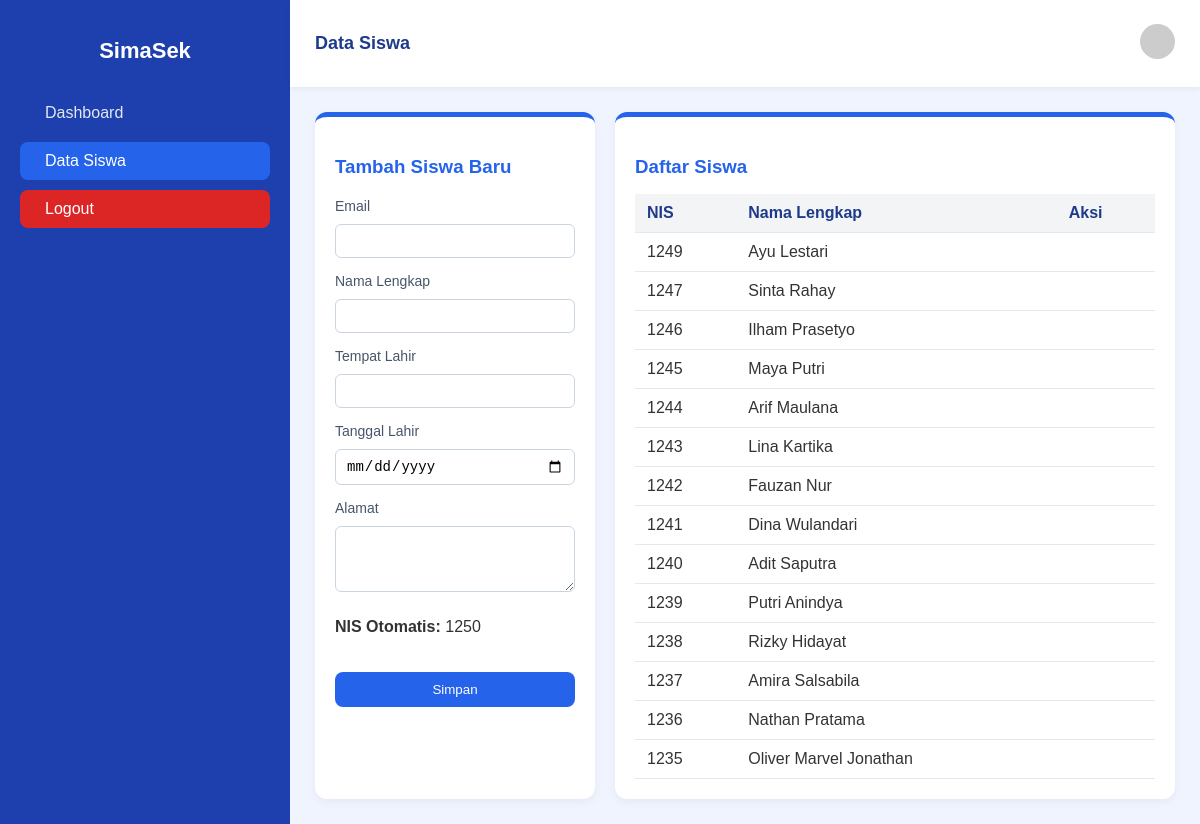
/admin/datasiswa.php (signed in), run on the app's committed database.
### tables this page shows
CREATE TABLE `user` (
  `id` int NOT NULL,
  `role` varchar(100) NOT NULL,
  `email` varchar(100) NOT NULL,
  `password` varchar(100) NOT NULL,
  `nama_lengkap` varchar(100) NOT NULL,
  `tempat_lahir` varchar(100) NOT NULL,
  `tanggal_lahir` date NOT NULL,
  `alamat` varchar(100) NOT NULL,
  `nis` decimal(8,0) NOT NULL
);

### admin/datasiswa.php (the view, shortened to what this page needs)
<?php
include '../connection.php';
$getLastNis = $db->query("SELECT MAX(nis) AS last_nis FROM user WHERE role='siswa'");
$row = $getLastNis->fetch_assoc();
$nextNis = $row['last_nis'] ? $row['last_nis'] + 1 : 1001;
$siswa = $db->query("SELECT * FROM user WHERE role='siswa' ORDER BY id DESC");
?>
<!DOCTYPE html>
<html lang="id">
<head>
  <link rel="stylesheet" href="https://cdn.jsdelivr.net/npm/remixicon@3.5.0/fonts/remixicon.css">
</head>
<body>
  <aside class="sidebar">
    <h2 class="logo">SimaSek</h2>
    <nav>
      <a href="/admin/"><i class="ri-dashboard-3-line"></i> <span>Dashboard</span></a>
      <a href="#" class="active"><i class="ri-group-line"></i> <span>Data Siswa</span></a>
      <a href="/logout.php" class="logout"><i class="ri-logout-box-line"></i> <span>Logout</span></a>
    </nav>
  </aside>
  <main class="content">
    <header class="topbar">
      <p>Data Siswa</p>
      <div class="profile">
        <img src="https://ui-avatars.com/api/?name=A&background=2563eb&color=fff" alt="Admin" style="width:35px;height:35px;border-radius:50%;">
      </div>
    </header>
    <section class="dashboard">
      <div class="card">
        <h3><i class="ri-user-add-line"></i> Tambah Siswa Baru</h3>
        <form method="POST">
          <label>Email</label>
          <input type="email" name="email" required>
          <label>Nama Lengkap</label>
          <input type="text" name="nama_lengkap" required>
          <label>Tempat Lahir</label>
          <input type="text" name="tempat_lahir" required>
          <label>Tanggal Lahir</label>
          <input type="date" name="tanggal_lahir" required>
          <label>Alamat</label>
          <textarea name="alamat" rows="3" required></textarea>
          <p><strong>NIS Otomatis:</strong> <?= $nextNis ?></p>
          <button type="submit"><i class="ri-save-line"></i> Simpan</button>
        </form>
      </div>
      <div class="card">
        <h3><i class="ri-list-check"></i> Daftar Siswa</h3>
        <table>
          <thead>
            <tr>
              <th>NIS</th>
              <th>Nama Lengkap</th>
              <th>Aksi</th>
            </tr>
          </thead>
          <tbody>
            <?php while($row = $siswa->fetch_assoc()): ?>
              <tr>
                <td><?= htmlspecialchars($row['nis']) ?></td>
                <td><?= htmlspecialchars($row['nama_lengkap']) ?></td>
                <td>
                </td>
              </tr>
            <?php endwhile; ?>
          </tbody>
        </table>
      </div>
    </section>
  </main>
</body>
</html>

### admin/datasiswa.php (style rules this page uses)
body { margin: 0; font-family: 'Poppins', sans-serif; background: #f0f4ff; display: flex; min-height: 100vh; color: #333; }
.sidebar { width: 250px; background: #1e40af; color: #fff; display: flex; flex-direction: column; padding: 20px; }
.logo { font-size: 22px; font-weight: 600; margin-bottom: 30px; text-align: center; }
nav a { color: #e2e8f0; text-decoration: none; padding: 10px 15px; border-radius: 8px; display: flex; align-items: center; gap: 10px; margin-bottom: 10px; transition: background 0.3s; }
nav a.active, nav a:hover { background: #2563eb; color: #fff; }
nav a.logout { margin-top: auto; background: #dc2626; color: white; text-align: center; }
.content { flex: 1; display: flex; flex-direction: column; }
.topbar { background: #fff; box-shadow: 0 2px 5px rgba(0,0,0,0.05); padding: 15px 25px; display: flex; justify-content: space-between; align-items: center; }
.topbar p { font-size: 18px; font-weight: 600; color: #1e3a8a; }
.dashboard { padding: 25px; display: grid; grid-template-columns: 1fr 2fr; gap: 20px; }
.card { background: #fff; border-radius: 12px; box-shadow: 0 3px 10px rgba(0,0,0,0.05); padding: 20px; border-top: 5px solid #2563eb; }
.card h3 { color: #2563eb; margin-bottom: 15px; }
form { display: grid; gap: 10px; }
label { font-size: 14px; color: #475569; margin-top: 5px; }
input, textarea { padding: 8px 10px; border: 1px solid #cbd5e1; border-radius: 6px; font-size: 14px; outline: none; }
button { background: #2563eb; color: #fff; padding: 10px 15px; border: none; border-radius: 8px; cursor: pointer; font-weight: 500; margin-top: 10px; transition: background 0.2s; }
table { width: 100%; border-collapse: collapse; margin-top: 1rem; }
th, td { border-bottom: 1px solid #e5e7eb; padding: 10px 12px; text-align: left; }
th { background: #f3f4f6; color: #1e3a8a; }

### data on the page
user: nis "1249", nama_lengkap "Ayu Lestari"
user: nis "1247", nama_lengkap "Sinta Rahay"
user: nis "1246", nama_lengkap "Ilham Prasetyo"
user: nis "1245", nama_lengkap "Maya Putri"
user: nis "1244", nama_lengkap "Arif Maulana"
user: nis "1243", nama_lengkap "Lina Kartika"
user: nis "1242", nama_lengkap "Fauzan Nur"
user: nis "1241", nama_lengkap "Dina Wulandari"
user: nis "1240", nama_lengkap "Adit Saputra"
user: nis "1239", nama_lengkap "Putri Anindya"
user: nis "1238", nama_lengkap "Rizky Hidayat"
user: nis "1237", nama_lengkap "Amira Salsabila"
user: nis "1236", nama_lengkap "Nathan Pratama"
user: nis "1235", nama_lengkap "Oliver Marvel Jonathan"

### other printed values
$nextNis "1250"
